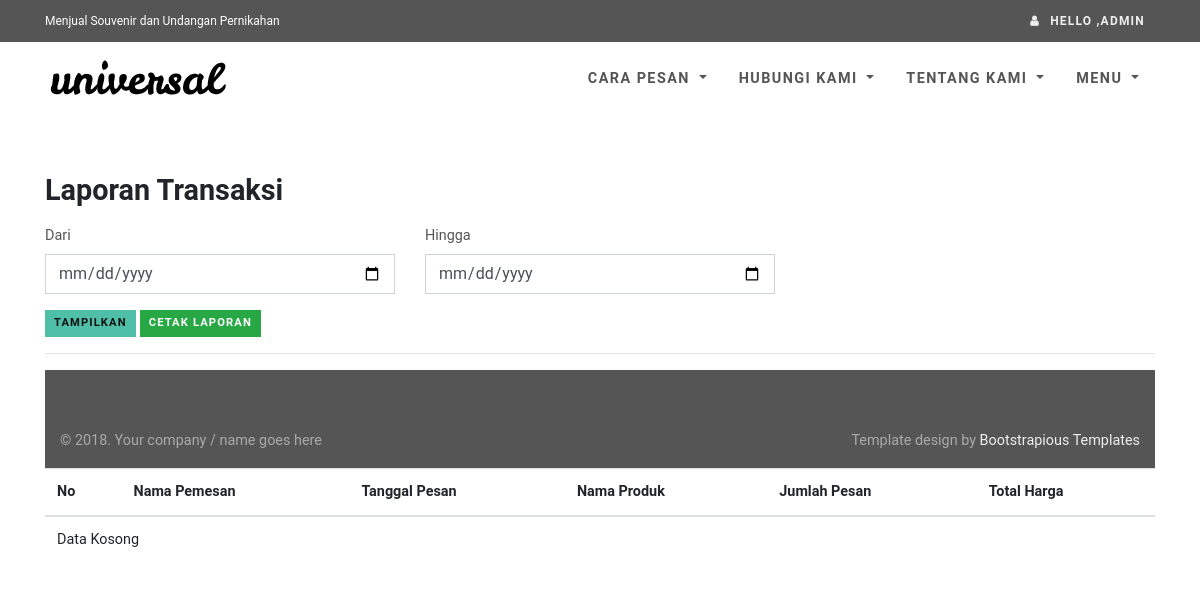
The page /admin/laporan.php (signed in) on the database as committed earlier.
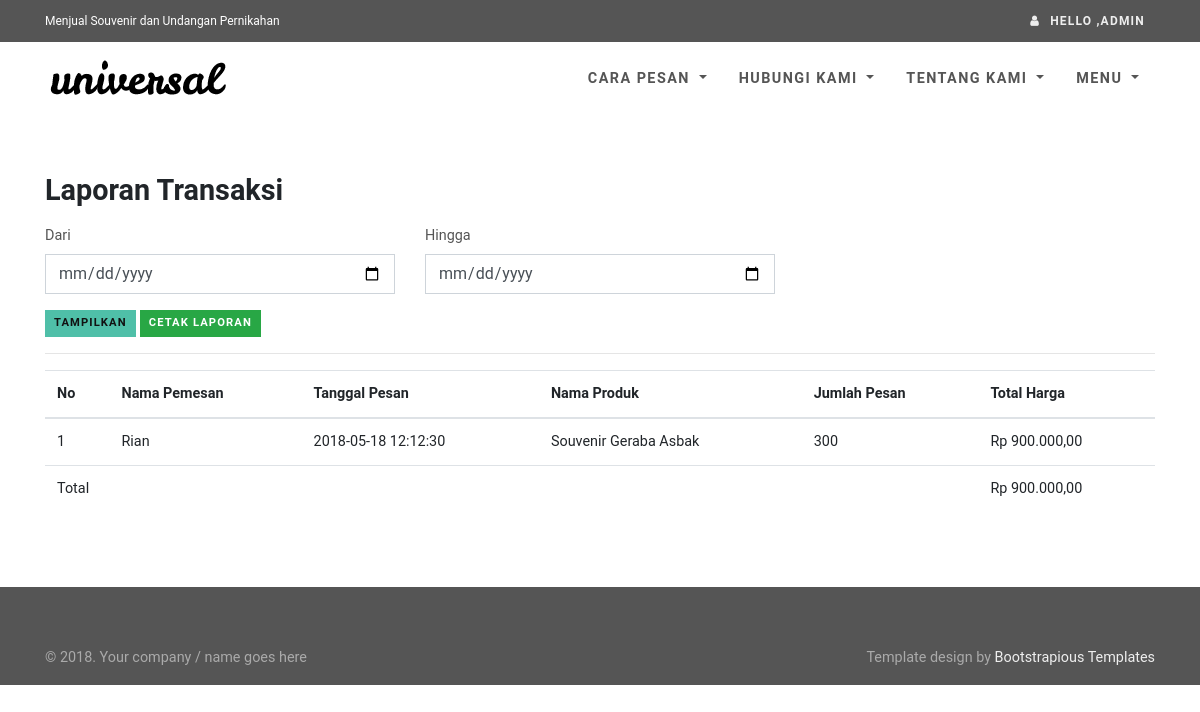
The same page on the database as committed later.
### tables this page shows
CREATE TABLE `tbl_pemesanan` (
  `id_pemesanan` varchar(100) NOT NULL,
  `nama_pemesan` varchar(200) NOT NULL,
  `alamat_pemesan` varchar(255) NOT NULL,
  `no_telp` varchar(14) NOT NULL,
  `id_user` int(11) NOT NULL,
  `total_harga` int(11) NOT NULL,
  `jumlah_pesan` int(11) NOT NULL,
  `id_produk` int(11) NOT NULL,
  `tgl_pesan` timestamp NOT NULL DEFAULT CURRENT_TIMESTAMP ON UPDATE CURRENT_TIMESTAMP,
  PRIMARY KEY (`id_pemesanan`)
);

CREATE TABLE `tbl_produk` (
  `id_produk` int(11) NOT NULL AUTO_INCREMENT,
  `nm_produk` varchar(100) NOT NULL,
  `jenis_produk` varchar(15) NOT NULL,
  `harga` int(11) NOT NULL,
  PRIMARY KEY (`id_produk`)
);

### db.php (called while the page is built, shortened)
<?php
class Sparrow {
    protected $sql;
    protected $db;
    protected $db_type;
    protected $stats;
    public $is_cached = false;
    public $stats_enabled = false;
    public $key_prefix = '';
    public function build($sql, $input) {
        return (strlen($input) > 0) ? ($sql.' '.$input) : $sql;
    }
    public function parseConnection($connection) {
        $url = parse_url($connection);
        $cfg = array();
        $cfg['type'] = isset($url['scheme']) ? $url['scheme'] : $url['path'];
        $cfg['hostname'] = isset($url['host']) ? $url['host'] : null;
        $cfg['database'] = isset($url['path']) ? substr($url['path'],1) : null;
        $cfg['username'] = isset($url['user']) ? $url['user'] : null;
        $cfg['password'] = isset($url['pass']) ? $url['pass'] : null;
        $cfg['port'] = isset($url['port']) ? $url['port'] : null;
        return $cfg;
    }
    public function reset() {
        $this->where = '';
        $this->order = '';
        $this->groups = '';
        $this->having = '';
        $this->distinct = '';
        $this->limit = '';
        $this->offset = '';
        $this->sql = '';
    }
    protected function parseCondition($field, $value = null, $join = '', $escape = true) {
        if (is_string($field)) {
            $operator = '';
            if (!empty($operator)) {
                switch ($operator) {
                    case '%':
                        $condition = ' LIKE ';
                        break;
                    case '!%':
                        $condition = ' NOT LIKE ';
                        break;
                    case '@':
                        $condition = ' IN ';
                        break;
                    case '!@':
                        $condition = ' NOT IN ';
                        break;
                    default:
                        $condition = $operator;
                }
            }
            else {
                $condition = '=';
            }
            if (is_array($value)) {
                if (strpos($operator, '@') === false) $condition = ' IN ';
                $value = '('.implode(',', array_map(array($this, 'quote'), $value)).')';
            }
            else {
                $value = ($escape && !is_numeric($value)) ? $this->quote($value) : $value;
            }
            return $join.' '.str_replace('|', '', $field).$condition.$value;
        }
        else if (is_array($field)) {
            $str = '';
            foreach ($field as $key => $value) {
                $str .= $this->parseCondition($key, $value, $join, $escape);
                $join = '';
            }
            return $str;
        }
        else {
            throw new Exception('Invalid where condition.');
        }
    }
    public function from($table, $reset = true) {
        $this->table = $table;
        return $this;
    }
    public function join($table, array $fields, $type = 'INNER') {
        return $this;
    }
    public function limit($limit, $offset = null) {
        return $this;
    }
    public function select($fields = '*', $limit = null, $offset = null) {
        $fields = (is_array($fields)) ? implode(',', $fields) : $fields;
        return $this;
    }
    public function sql($sql = null) {
        if ($sql !== null) {
            $this->sql = trim(
                (is_array($sql)) ?
                    array_reduce($sql, array($this, 'build')) :
                    $sql
            );
            return $this;
        }
        return $this->sql;
    }
    public function setDb($db) {
        $this->db = null;
        if (is_string($db)) {
            $this->setDb($this->parseConnection($db));
        }
        else if (is_array($db)) {
            switch ($db['type']) {
                case 'mysqli':
                    $this->db = new mysqli(
                        $db['hostname'],
                        $db['username'],
                        $db['password'],
                        $db['database']
                    );
                    break;
            }
            $this->db_type = $db['type'];
        }
    }
    public function execute($key = null, $expire = 0) {
        $result = null;
        $this->is_cached = false;
        if (!empty($this->sql)) {
            $error = null;
            switch ($this->db_type) {
                case 'mysqli':
                    $result = $this->db->query($this->sql);
                    break;
            }
        }
        return $result;
    }
    public function many($key = null, $expire = 0) {
        $data = array();
        $result = $this->execute($key, $expire);
        if ($this->is_cached) {
            $data = $result;
            if ($this->stats_enabled) {
                $this->stats['cached'][$this->key_prefix.$key] = $this->sql;
            }
        }
        else {
            switch ($this->db_type) {
                case 'mysqli':
                    if (function_exists('mysqli_fetch_all')) {
                        $data = $result->fetch_all(MYSQLI_ASSOC);
                    }
                    else {
                        while ($row = $result->fetch_assoc()) {
                            $data[] = $row;
                        }
                    }
                    break;
            }
        }
        return $data;
    }
}

### admin/laporan.php (the view, shortened to what the changed rows need)
<?php
require "../koneksi.php";
include "../template/head.php";
$awal = date('Y-m-d');
$akhir = date('Y-m-d');
$tableConf = array(
	array(
		"name"		=>	"nama_pemesan",
		"caption"	=>	"Nama Pemesan"
	),
	array(
		"name"		=>	"tgl_pesan",
		"caption"	=>	"Tanggal Pesan"
	),
	array(
		"name"		=>	"nm_produk",
		"caption"	=>	"Nama Produk"
	),
	array(
		"name"		=>	"jumlah_pesan",
		"caption"	=>	"Jumlah Pesan"
	),
	array(
		"name"		=>	"total_harga",
		"caption"	=>	"Total Harga"
	)
);
if(!isset($_GET['awal'])){
	$dataTable = $db->from('tbl_pemesanan')
	->join('tbl_produk',array('tbl_pemesanan.id_produk' => 'tbl_produk.id_produk'))
	->many();
}else $dataTable = $db->sql('select * from tbl_pemesanan join tbl_produk on tbl_pemesanan.id_produk = tbl_produk.id_produk where tgl_pesan between "'.$awal.'" and "'.$akhir.'"')->many();
?>
<body>
<div id="all">
<div id="content">
<div class="container">
<div class="row bar mb-0">
<div class="col-md-12">
<h2>Laporan Transaksi</h2>
<table class="table table-hover">
<thead>
	<tr>
		<th>No</th>
<?php
foreach($tableConf as $t){
	echo "<th>".$t['caption']."</th>";
}
?>
	</tr>
</thead>
<tbody>
<?php
$no = 1;
$total = 0;
if(count($dataTable) == 0){
	echo "<tr><td colspan=".(count($tableConf)+2).">Data Kosong</td></tr>";
}else{
	foreach($dataTable as $r){
		echo "
			<tr>
				<td>".$no."</td>";
		foreach($tableConf as $t){
			if($t['name'] == 'total_harga'){
				echo "<td>Rp ".number_format($r[$t['name']],2,',','.')."</td>";
			}else echo "<td>".$r[$t['name']]."</td>";
		}
		$no++;
		$total += $r['total_harga'];
		echo "</tr>";
	}
	echo "
	<tfoot>
	<tr>
	<td colspan=5>Total</td>
	<td>Rp ".number_format($total,2,',','.')."</td>
	</tr></tfoot>";
?>
	</tbody>
</table>
</div>
</div>
</div>
</div>
<?php
}
?>
</div>
</div>
</body>
</html>

Rows that differ between the two databases and show on the page:
added tbl_pemesanan: nama_pemesan "Rian", tgl_pesan "2018-05-18 12:12:30", id_produk.nm_produk "Souvenir Geraba Asbak", jumlah_pesan "300", total_harga "900.000,00"
Other text that changed with them:
$total: (not shown) → "900.000,00"
text no longer shown: "Data Kosong"
text now shown: "Total Rp"
